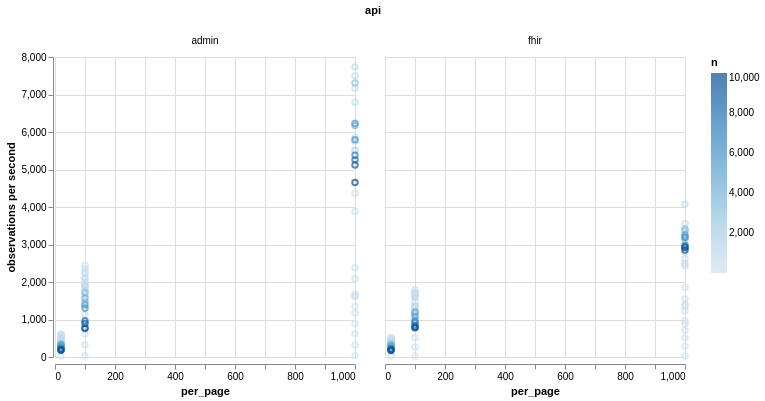

The notebook cell this image was saved under:
### Code cell
(alt.Chart(df)
        .mark_point()
        .encode(
            x="per_page:Q",
            y=alt.Y("obs/sec", title="observations per second"),
            color="n:Q",
            # row="per_page",
            column="api",
        )
)

### Figure 1 — Vega-Lite specification as saved in the notebook (floating-point values rounded to 4 significant figures; data arrays with more than 128 entries replaced by an {"elided": "..."} marker saying what was removed)
{"config": {"view": {"continuousWidth": 300, "continuousHeight": 300}}, "data": {"name": "data-2597ccccf37a2c72f928973f4e833010"}, "mark": {"type": "point"}, "encoding": {"color": {"field": "n", "type": "quantitative"}, "column": {"field": "api", "type": "nominal"}, "x": {"field": "per_page", "type": "quantitative"}, "y": {"field": "obs/sec", "title": "observations per second", "type": "quantitative"}}, "$schema": "https://vega.github.io/schema/vega-lite/v5.20.1.json", "datasets": {"data-2597ccccf37a2c72f928973f4e833010": {"elided": "174 records"}}}
